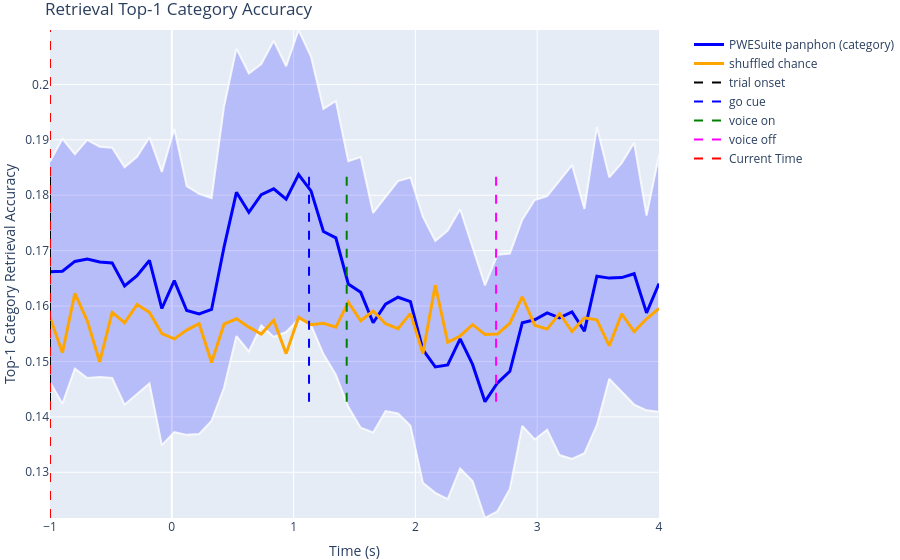

The cell this chart's notebook holds for it:
### Markdown cell above
## 9c. Plot Retrieval Accuracy (Top-1 Category)

### Code cell
# ── Retrieval: Top-1 semantic-category accuracy ───────────────────
fig_ret1_cat, _ = plot_accuracy_plotly(
    br_panphon.all_retrieval_category_top1.mean(0),
    # br_token_ipa.all_retrieval_category_top1.mean(0),
    br_panphon.all_retrieval_category_chance_top1.mean(0),
    # br_token_ipa.all_retrieval_category_chance_top1.mean(0),
    lines=[
        0 - np.nanmean(trial_onset),
        np.nanmean(green_screen_onset) - np.nanmean(trial_onset),
        np.nanmean(clean_voice_onset) - np.nanmean(trial_onset),
        np.nanmean(clean_voice_offset) - np.nanmean(trial_onset),
    ],
    data_std=[
        br_panphon.all_retrieval_category_top1.std(0),
        # br_token_ipa.all_retrieval_category_top1.std(0),
        0,
        # br_token_ipa.all_retrieval_category_chance_top1.std(0),
    ],
    line_labels=['trial onset', 'go cue', 'voice on', 'voice off'],
    data_labels=[
        'PWESuite panphon (category)',
        # 'PWESuite token-IPA (category)',
        'shuffled chance',
    ],
    back=np.nanmean(trial_onset),
    forward=clean_data_binned.shape[2] / adjusted_fs - np.nanmean(trial_onset),
    ylabel='Top-1 Category Retrieval Accuracy',
    tick_interval=1,
    title='Retrieval Top-1 Category Accuracy',
)
fig_ret1_cat.show()
